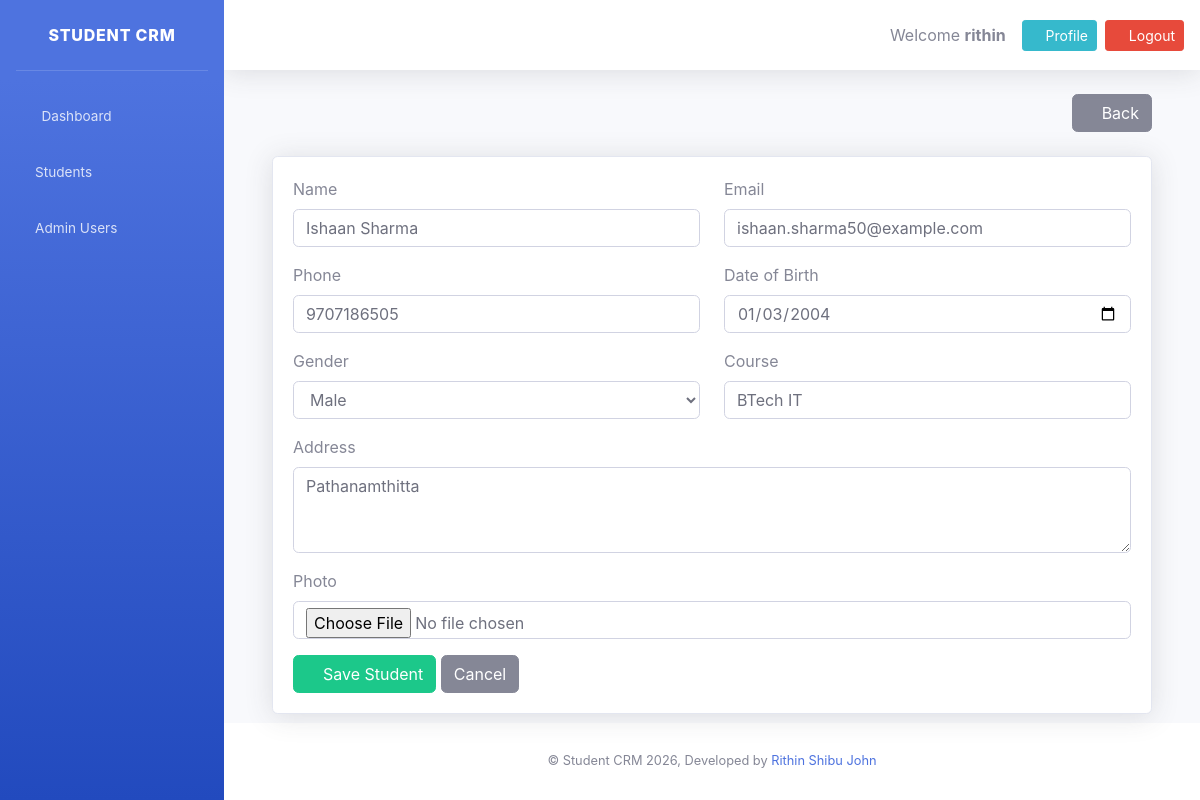
The page /students/65/edit/ (signed in) on the database its author committed.
### students/models.py (models this page shows, shortened)
class Student(models.Model):
    class Meta:
        ordering = ["-created_at"]
    GENDER_CHOICES = [
        ('Male', 'Male'),
        ('Female', 'Female'),
        ('Other', 'Other'),
    ]
    name = models.CharField(max_length=100)
    email = models.EmailField(unique=True)
    phone = models.CharField(max_length=15)
    dob = models.DateField()
    gender = models.CharField(max_length=10, choices=GENDER_CHOICES)
    address = models.TextField()
    course = models.CharField(max_length=100)
    photo = models.ImageField(upload_to='students/')
    created_at = models.DateTimeField(auto_now_add=True)
    updated_at = models.DateTimeField(auto_now=True)

### students/views.py (the view)
# urls.py: path("<int:pk>/edit/", views.StudentUpdateView.as_view(), name="student_edit"),
class StudentUpdateView(LoginRequiredMixin,
                        SuccessMessageMixin,
                        UpdateView):
    model = Student
    form_class = StudentForm
    template_name = "students/student_form.html"
    success_url = reverse_lazy("student_list")
    success_message = "Student updated successfully."

### students/forms.py
class StudentForm(forms.ModelForm):
    class Meta:
        model = Student
        fields = [
            "name",
            "email",
            "phone",
            "dob",
            "gender",
            "address",
            "course",
            "photo",
        ]
        widgets = {
            "name": forms.TextInput(attrs={"class": "form-control"}),
            "email": forms.EmailInput(attrs={"class": "form-control"}),
            "phone": forms.TextInput(attrs={"class": "form-control"}),
            "dob": forms.DateInput(attrs={
                "class": "form-control",
                "type": "date"
            }),
            "gender": forms.Select(attrs={"class": "form-control"}),
            "address": forms.Textarea(attrs={
                "class": "form-control",
                "rows": 3
            }),
            "course": forms.TextInput(attrs={"class": "form-control"}),
            "photo": forms.ClearableFileInput(attrs={"class": "form-control"}),
        }

### templates/students/student_form.html (shortened to what this page needs)
{% extends "base.html" %}
{% block content %}
<div class="container-fluid">
    <div class="d-sm-flex align-items-center justify-content-between mb-4">
        <a href="{% url 'student_list' %}" class="btn btn-secondary">
            <i class="fas fa-arrow-left"></i> Back
        </a>
    </div>
    <div class="card shadow">
        <div class="card-body">
            <form method="post" enctype="multipart/form-data">
                <div class="row">
                    <div class="col-md-6 mb-3">
                        <label>Name</label>
                        {{ form.name }}
                    </div>
                    <div class="col-md-6 mb-3">
                        <label>Email</label>
                        {{ form.email }}
                    </div>
                    <div class="col-md-6 mb-3">
                        <label>Phone</label>
                        {{ form.phone }}
                    </div>
                    <div class="col-md-6 mb-3">
                        <label>Date of Birth</label>
                        {{ form.dob }}
                    </div>
                    <div class="col-md-6 mb-3">
                        <label>Gender</label>
                        {{ form.gender }}
                    </div>
                    <div class="col-md-6 mb-3">
                        <label>Course</label>
                        {{ form.course }}
                    </div>
                    <div class="col-md-12 mb-3">
                        <label>Address</label>
                        {{ form.address }}
                    </div>
                    <div class="col-md-12 mb-3">
                        <label>Photo</label>
                        {{ form.photo }}
                    </div>
                </div>
                <button type="submit" class="btn btn-success">
                    <i class="fas fa-save"></i> Save Student
                </button>
                <a href="{% url 'student_list' %}" class="btn btn-secondary">
                    Cancel
                </a>
            </form>
        </div>
    </div>
</div>
{% endblock %}

### templates/includes/topbar.html (shortened to what this page needs)
<nav class="navbar navbar-expand navbar-light bg-white topbar mb-4 shadow">
    <div class="ml-auto d-flex align-items-center">
        <span class="mr-3">
            Welcome <strong>{{ request.user.username }}</strong>
        </span>
        <a href="{% url 'profile' %}" class="btn btn-info btn-sm mr-2">
            <i class="fas fa-user"></i> Profile
        </a>
        <form method="post" action="{% url 'logout' %}" class="d-inline">
            <button type="submit" class="btn btn-danger btn-sm">
                <i class="fas fa-sign-out-alt"></i> Logout
            </button>
        </form>
    </div>
</nav>

### rows shown on the page
Student: name "Ishaan Sharma", email "ishaan.sharma50@example.com", phone "9707186505", dob "01/03/2004", gender "Male", course "BTech IT", address "Pathanamthitta"

### other values the page prints
{{ request.user.username }} "rithin"
